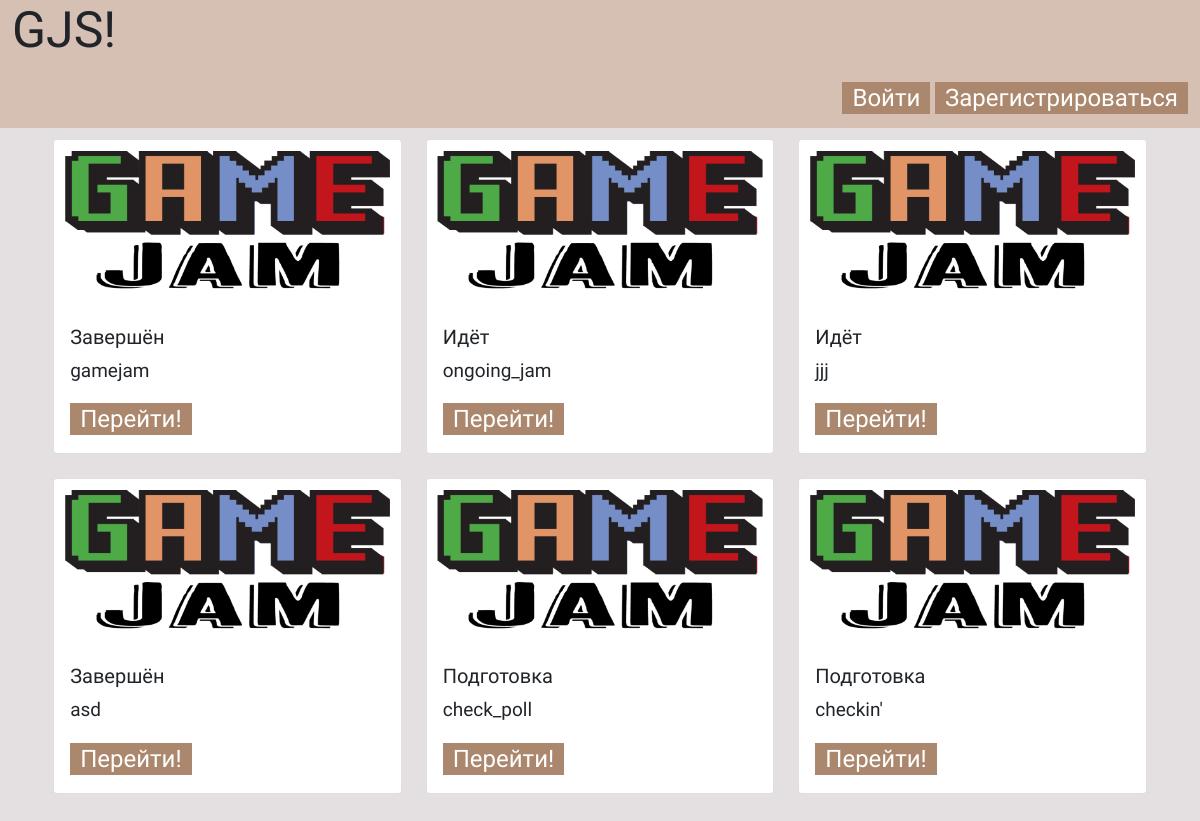
The page /jams/ on the database as committed earlier.
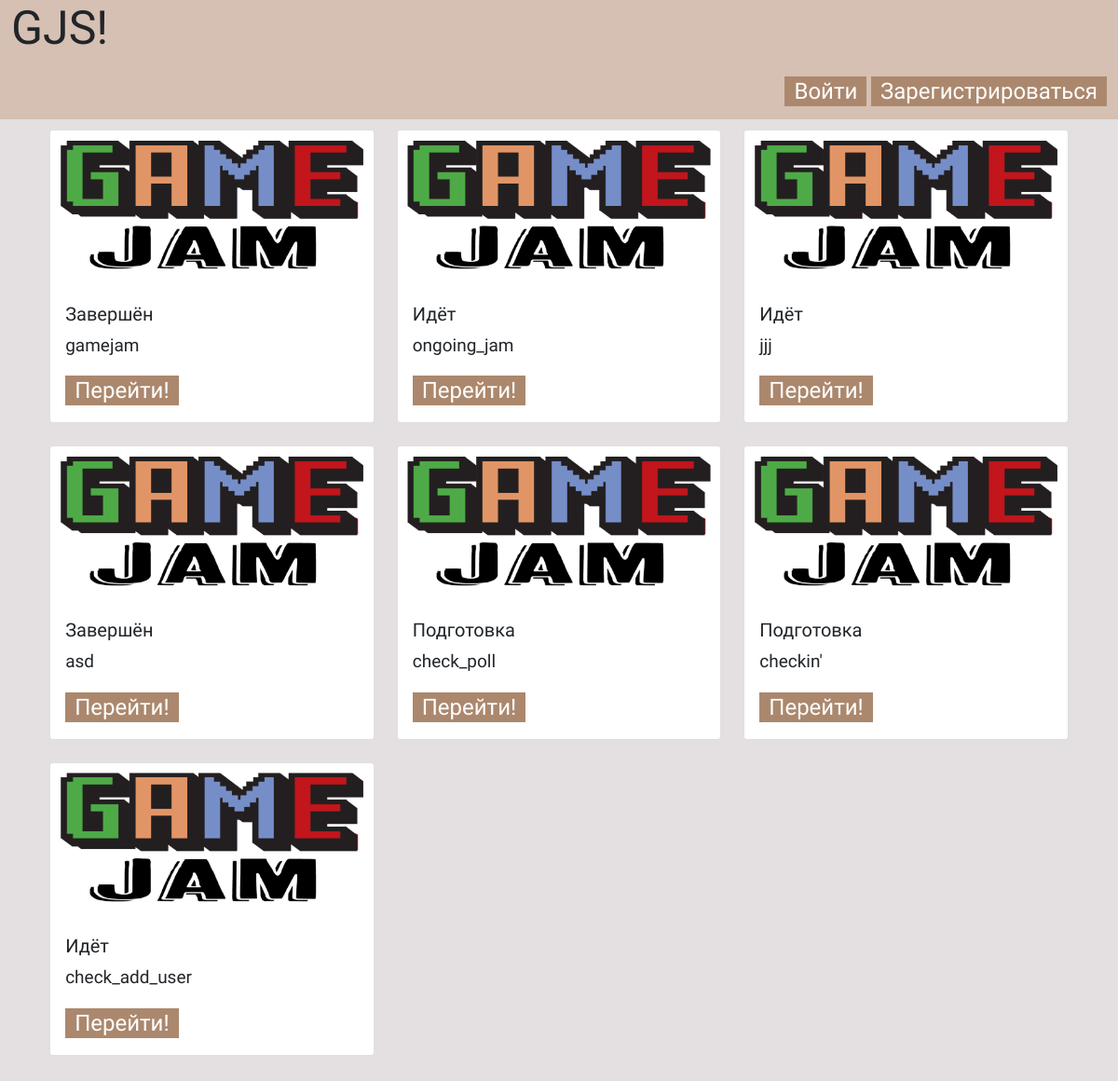
The same page on the database as committed later.
### jams/models.py (models this page shows)
class GameJams(models.Model):
    jam_status = [
        ("FN", "Завершён"),
        ("OG", "Идёт"),
        ("PR", "Подготовка")
    ]
    uuid = models.UUIDField(primary_key=True, default=uuid.uuid4, editable=False)
    title = models.CharField(max_length=255)
    date_start = models.DateTimeField()
    date_end = models.DateTimeField()
    theme = models.CharField(max_length=255)
    status = models.CharField(max_length=3, choices=jam_status)
    winner = models.OneToOneField(settings.AUTH_USER_MODEL, related_name="user_winner",
                                  on_delete=models.SET_NULL, blank=True, null=True)
    users = models.ManyToManyField(settings.AUTH_USER_MODEL, related_name="users",
                                   blank=True)

### jams/views.py (the view)
# urls.py: path('', views.GameJamsLists.as_view(), name='jams_list'),
class GameJamsLists(ListView):
    template_name = 'pages/jams_pages/jams.html'
    context_object_name = "jams_list"
    queryset = GameJams.objects.all()

### templates/pages/jams_pages/jams.html (shortened to what this page needs)
{% extends 'base.html' %}
{% load static %}
{% block headercontent %}
<div class="profile-header">
    <div>
        {% if request.user.is_authenticated %}
            <a href="{% url 'profile_detail' request.user.username %}" class="a-button">{{request.user.username}}</a>
        {% else %}
            <a href="{% url 'login' %}" class="a-button">Войти</a>
            <a href="{% url 'regist' %}" class="a-button">Зарегистрироваться</a>
        {% endif %}
    </div>
</div>
{% endblock %}
{% block content %}
<div class="container">
    <div class="row" style="padding: 1%">
        {% for jam in jams_list %}
            <div class="col-md-4 mb-4">
                <div class="card">
                    <img src="{% static 'img/logo.png' %}" class="card-img-top" alt="Game Jam Logo" style="padding: 3%">
                    <div class="card-body">
                        <h5 class="card-title">{{ jam.get_status_display }}</h5>
                        <p class="card-text">{{ jam.title }}</p>
                        <a href="{% url 'gamejam_detail' uuid=jam.uuid %}" class="a-button">Перейти!</a>
                    </div>
                </div>
            </div>
        {% endfor %}
    </div>
</div>
{% endblock %}

### templates/base.html (shortened to what this page needs)
<!doctype html>
<html lang="en">
<head>
    {% load static %}
    <link href="https://cdn.jsdelivr.net/npm/bootstrap@5.0.1/dist/css/bootstrap.min.css" rel="stylesheet">
    <link rel="stylesheet" href="{% static 'css/style.css' %}">
</head>
<body>
    <header>
        <div class="container-fluid">
            <h1 class="text-start text-black gjs">GJS!</h1>
        </div>
        {% block headercontent %}
        {% endblock %}
    </header>
    <main>
        {% block content %}
        {% endblock %}
    </main>
</body>
</html>

### static/css/style.css (style rules this page uses)
:root { --main-background: #E4E0E1; --head-foot: #D6C0B3; --button: #AB886D; --button-hover: #AB889D; --head-text: #493628; --container-color: gray; }
body { background-color: var(--main-background); font-family: "Tiny5", serif; font-size: 19px; }
header, footer { background-color: var(--head-foot); position: sticky; }
img { position: relative; width: 20%; height: 20%; top: 0; right: 0; }
a, a:hover { color: white; text-decoration: none; }
.gjs { font-family: "Jacquard 12", serif; font-size: 50px; }
.a-button { padding: 2px 10px 2px 10px; text-decoration: none; text-align: center; font-size: 24px; background-color: var(--button); }
.profile-header { display: flex; justify-content: space-between; padding: 1%; text-decoration: none; }

Rows that differ between the two databases and show on the page:
added GameJams: status "Идёт", title "check_add_user"
